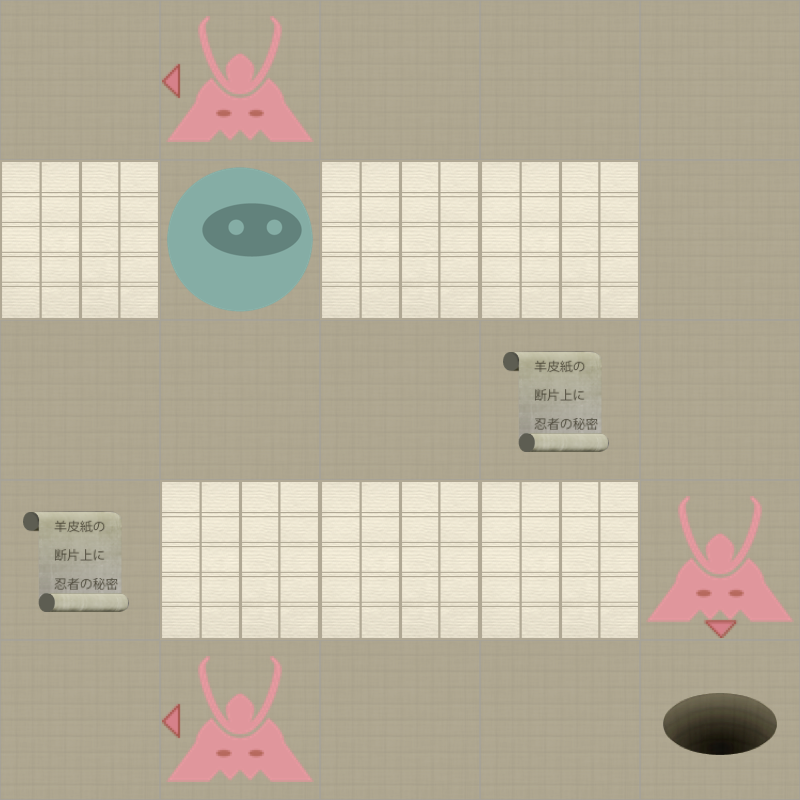

The image is a tile-based game level rendered from a .tmx file. Its description and source (layers, tilesets, objects; grid data summarised) follow:
An orthogonal 5x5 tile map with 160x160 px tiles, 2 tile layers (Level, Actors).

<map version="1.0" orientation="orthogonal" width="5" height="5" tilewidth="160" tileheight="160">
 <properties>
  <property name="moves" value="13" />
 </properties>
 <tileset firstgid="1" name="tiles" tilewidth="160" tileheight="160" spacing="2" margin="2">
  <image source="tiles-ipadhd.png" width="1024" height="1024" />
  <tile id="0">
   <properties>
    <property name="actor" value="exit" />
   </properties>
  </tile>
  <tile id="2">
   <properties>
    <property name="actor" value="guard" />
    <property name="direction" value="down" />
   </properties>
  </tile>
  <tile id="3">
   <properties>
    <property name="actor" value="guard" />
    <property name="direction" value="left" />
   </properties>
  </tile>
  <tile id="4">
   <properties>
    <property name="actor" value="guard" />
    <property name="direction" value="right" />
   </properties>
  </tile>
  <tile id="5">
   <properties>
    <property name="actor" value="guard" />
    <property name="direction" value="up" />
   </properties>
  </tile>
  <tile id="7">
   <properties>
    <property name="actor" value="player" />
   </properties>
  </tile>
  <tile id="8">
   <properties>
    <property name="actor" value="scroll" />
   </properties>
  </tile>
  <tile id="9">
   <properties>
    <property name="wall" value="1" />
   </properties>
  </tile>
 </tileset>
 <layer name="Level" width="5" height="5">
  <data>[25 cells, 25 non-empty, 2 distinct tile ids]</data>
 </layer>
 <layer name="Actors" width="5" height="5">
  <data>[25 cells, 7 non-empty, 5 distinct tile ids]</data>
 </layer>
</map>
